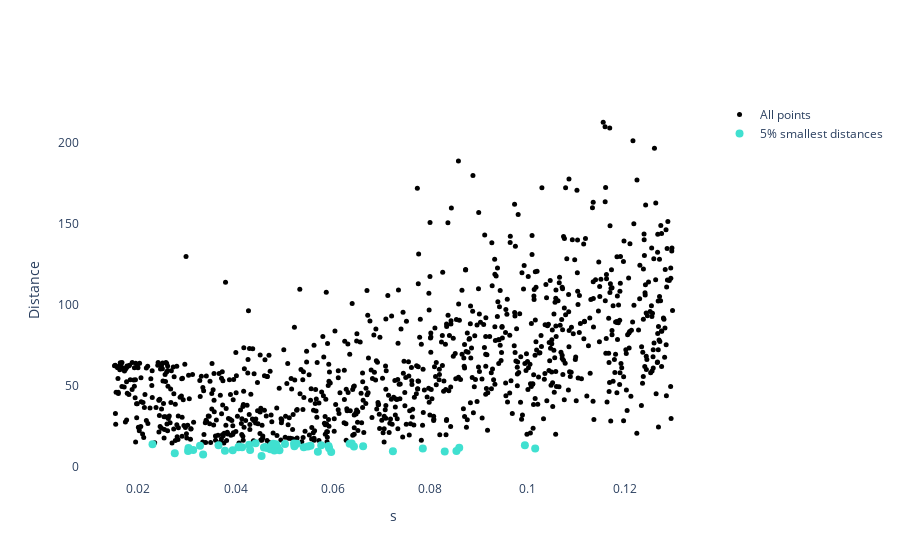

Notebook code for this chart:
### Code cell
plot_best_points_util(s_values, distances, metric, top_percent=5, save=True, filepath='plots/best_points.png')

### Figure 1 — Plotly figure (JSON) as saved in the notebook; plotly's stock layout.template omitted (floating-point values rounded to 4 significant figures; data arrays with more than 128 entries replaced by an {"elided": "..."} marker saying what was removed)
{"data": [{"hovertemplate": "s: %{x:.3f}<br>Wasserstein distance: %{y:.1f}", "marker": {"color": "black", "size": 5}, "mode": "markers", "name": "All points", "type": "scatter", "x": {"elided": "1000 float values"}, "y": {"elided": "1000 float values"}}, {"hovertemplate": "s: %{x:.3f}<br>Wasserstein distance: %{y:.1f}", "marker": {"color": "turquoise", "size": 8}, "mode": "markers", "name": "5% smallest distances", "type": "scatter", "x": [0.04532, 0.03331, 0.02748, 0.05964, 0.05691, 0.083, 0.07234, 0.08541, 0.03021, 0.0378, 0.04795, 0.04901, 0.0394, 0.04298, 0.03126, 0.04714, 0.07849, 0.1016, 0.05922, 0.04651, 0.03029, 0.08598, 0.04581, 0.04132, 0.05401, 0.04057, 0.04861, 0.04613, 0.05484, 0.0407, 0.06433, 0.06621, 0.05208, 0.0591, 0.03267, 0.0554, 0.09949, 0.05759, 0.03648, 0.04743, 0.04277, 0.04831, 0.0229, 0.05015, 0.04773, 0.05258, 0.06344, 0.05201, 0.06387, 0.04411], "y": [6.499, 7.49, 8.12, 8.899, 9.191, 9.236, 9.362, 9.519, 9.66, 9.764, 9.929, 10.03, 10.11, 10.14, 10.2, 10.64, 11.07, 11.14, 11.22, 11.37, 11.47, 11.62, 11.73, 11.87, 11.89, 11.9, 11.96, 12.12, 12.32, 12.36, 12.44, 12.47, 12.5, 12.63, 12.8, 12.88, 13.1, 13.11, 13.12, 13.25, 13.45, 13.8, 13.81, 13.97, 13.98, 14.04, 14.07, 14.18, 14.28, 14.39]}], "layout": {"plot_bgcolor": "white", "xaxis": {"title": {"text": "s"}}, "yaxis": {"title": {"text": "Distance"}}}}
